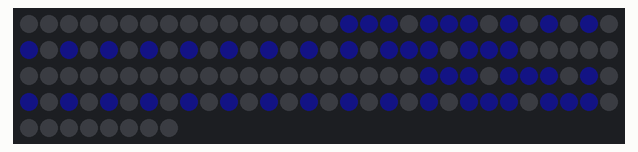
A sketch run on a simulated ESP32. Shown: 128 RGB LEDs in strip order, left to right, continuing on the next row. Dim RGB values are drawn brighter than linear; the local clock reads 2024-03-15 10:24:30 at power-on unless the sketch sets it; what the sketch prints to the serial monitor is not drawn.

Above: at 1.7 s.
At 5.3 s:
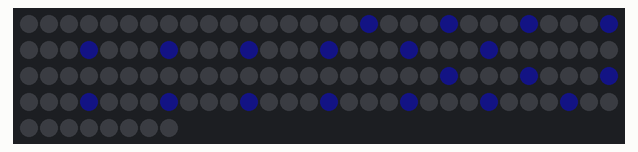

The sketch:

20240107_ws2812_number.ino
```cpp
#include "Freenove_WS2812_Lib_for_ESP32.h"
#include <stdio.h>
#include <stdlib.h>
#include <time.h>

#define LEDS_COUNT  128
#define LEDS_PIN  27
#define CHANNEL   0
Freenove_ESP32_WS2812 strip = Freenove_ESP32_WS2812(LEDS_COUNT, LEDS_PIN, CHANNEL);

void get_index(int x, int y, int *result) {
    if (x <= 7) {
        *result = x + 8 * y;
    } else if (x >= 8 && x <= 15) {
        *result = 64 + (x - 8) + 8 * y;
    }
}

void setLedColors(int startA, int startB, int (*numberArray)[2], int size) {
    int index;
    for (int i = 0; i < size; i++) {
        int ledA = startA + numberArray[i][0];
        int ledB = startB + numberArray[i][1];
        printf("LED Position: (%d, %d)\n", ledA, ledB);
        get_index(ledA, ledB, &index);
        strip.setLedColorData(index, 20, 20, 100); // 设置颜色
    }
}

void clearLedColors(int startA, int startB, int (*numberArray)[2], int size) {
    int index;
    for (int i = 0; i < size; i++) {
        int ledA = startA + numberArray[i][0];
        int ledB = startB + numberArray[i][1];
        get_index(ledA, ledB, &index);
        strip.setLedColorData(index, 0, 0, 0); // 清除颜色
    }
}


void setup() {
  strip.begin();
  strip.setBrightness(0);
  srand(time(NULL));
  Serial.begin(115200);
}

void loop() {
  int index;
  int a = 0;
  int b = 0;

  int number0[12][2] = {{a, b}, {a+1, b}, {a+2, b}, {a, b+1}, {a+2, b+1}, {a, b+2},{a+2, b+2}, {a, b+3}, {a+2, b+3}, {a, b+4}, {a+1, b+4}, {a+2, b+4}};
  int number1[5][2] = {{a + 1, b}, {a + 1, b + 1}, {a + 1, b + 2}, {a + 1, b + 3}, {a + 1, b + 4}};
  int number2[11][2] = {{a, b}, {a+1, b}, {a+2, b}, {a+2, b+1}, {a, b+2}, {a+1, b+2}, {a+2, b+2},{a, b+3}, {a, b+4}, {a+1, b+4}, {a+2, b+4}};
  int number3[11][2] = {{a, b}, {a+1, b}, {a+2, b}, {a+2, b+1}, {a, b+2}, {a+1, b+2}, {a+2, b+2},{a+2, b+3}, {a, b+4}, {a+1, b+4}, {a+2, b+4}};
  int number4[9][2] = {{a, b}, {a+2, b}, {a, b+1}, {a+2, b+1}, {a, b+2}, {a+1, b+2}, {a+2, b+2},{a+2, b+3}, {a+2, b+4}};
  int number5[11][2] = {{a, b}, {a+1, b}, {a+2, b}, {a, b+1}, {a, b+2}, {a+1, b+2}, {a+2, b+2},{a+2, b+3}, {a, b+4}, {a+1, b+4}, {a+2, b+4}};
  int number6[12][2] = {{a, b}, {a+1, b}, {a+2, b}, {a, b+1}, {a, b+2}, {a+1, b+2}, {a+2, b+2},{a, b+3}, {a+2, b+3}, {a, b+4}, {a+1, b+4}, {a+2, b+4}};
  int number7[7][2] = {{a, b}, {a+1, b}, {a+2, b}, {a+2, b+1}, {a+2, b+2}, {a+2, b+3}, {a+2, b+4}};
  int number8[13][2] = {{a, b}, {a+1, b}, {a+2, b}, {a, b+1}, {a+2, b+1}, {a, b+2}, {a+1, b+2}, {a+2, b+2},{a, b+3}, {a+2, b+3}, {a, b+4}, {a+1, b+4}, {a+2, b+4}};
  int number9[12][2] = {{a, b}, {a+1, b}, {a+2, b}, {a, b+1}, {a+2, b+1}, {a, b+2}, {a+1, b+2}, {a+2, b+2}, {a+2, b+3}, {a, b+4}, {a+1, b+4}, {a+2, b+4}};

  int (*numbers[10])[2] = {number0, number1, number2, number3, number4, number5, number6, number7, number8, number9};
  int sizes[] = {12, 5, 11, 11, 9, 11, 12, 7, 13, 12}; // Sizes of each array

  for (int n = 0; n < 10; n++) {
      for (int l = 0; l < 20; l++) {
        strip.setBrightness(l);
        setLedColors(0, 2, numbers[n], sizes[n]);
        setLedColors(4, 2, numbers[n], sizes[n]);
        setLedColors(8, 2, numbers[n], sizes[n]);
        setLedColors(12, 2, numbers[n], sizes[n]);
        strip.show();
      }
      delay(100);
      for (int l = 20; l >1; l--) {
        strip.setBrightness(l);
        setLedColors(0, 2, numbers[n], sizes[n]);
        setLedColors(4, 2, numbers[n], sizes[n]);
        setLedColors(8, 2, numbers[n], sizes[n]);
        setLedColors(12, 2, numbers[n], sizes[n]);
        strip.show();
      }
      clearLedColors(0, 2, numbers[n], sizes[n]);
      clearLedColors(4, 2, numbers[n], sizes[n]);
      clearLedColors(8, 2, numbers[n], sizes[n]);
      clearLedColors(12, 2, numbers[n], sizes[n]);
      strip.show();
      delay(1000);

 }}
```
